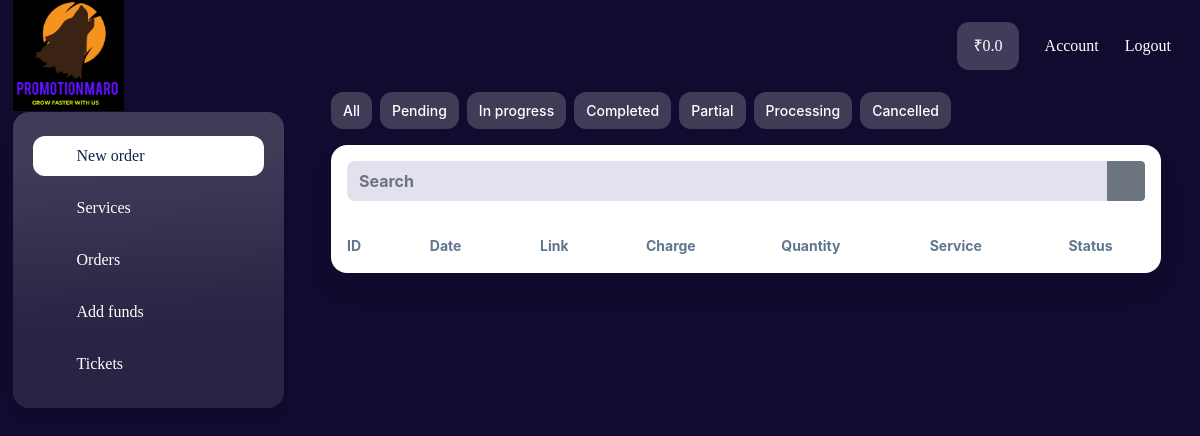
Page /orders (signed in) on the earlier database version.
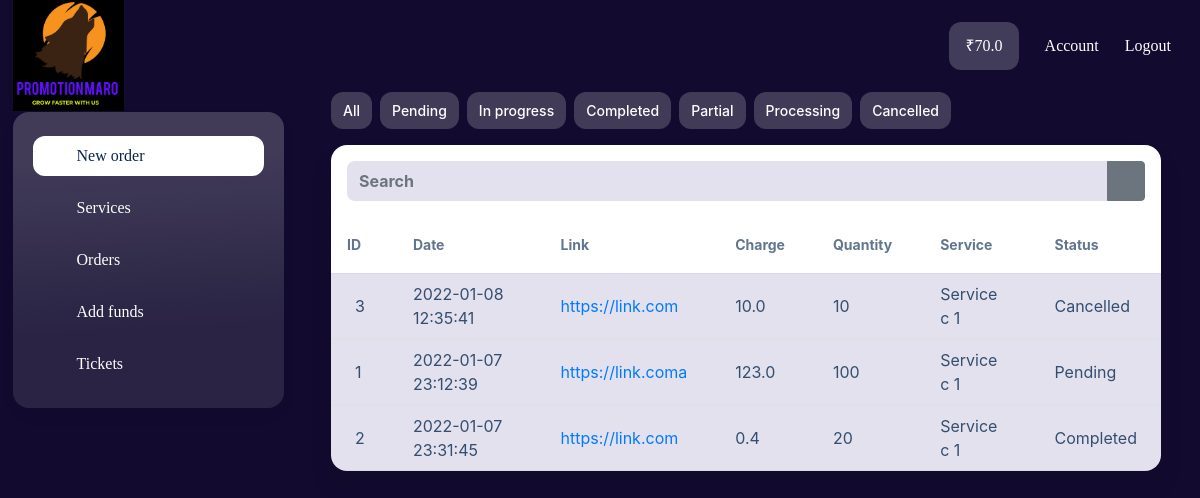
Same page on the later database version.
### authapp/models.py (models this page shows, shortened)
class User(AbstractUser):
    name = models.CharField(max_length=100, blank=True)
    phone = models.CharField(max_length=100, blank=True)
    USERNAME_FIELD = 'username'
    REQUIRED_FIELDS = ['name']

class AccountBalance(models.Model):
    user = OneToOneField(User, on_delete=models.CASCADE)
    money = models.FloatField(default=0.00)
    updated = models.DateTimeField(auto_now_add=True)

### orders/models.py (models this page shows, shortened)
class OrdersModel(models.Model):
    service = models.ForeignKey(ServicesModel, on_delete=models.Case)
    user = models.ForeignKey(User, on_delete=models.CASCADE)
    status = models.CharField(max_length=20,
                              choices=STATUS_CHOICE,
                              default="Pending")
    link = models.URLField(blank=True, null=True)
    quantity = models.IntegerField(blank=True, null=True)
    charge = models.FloatField(blank=True, null=True)
    last_updated = models.DateTimeField(auto_now=True)
    order_placed = models.DateTimeField(auto_now_add=True)
    class Meta:
        verbose_name = "Order"

### services/models.py (models this page shows, shortened)
class ServicesModel(models.Model):
    category = models.ForeignKey(CategoryModel, on_delete=models.CASCADE)
    name = models.CharField(max_length=400)
    min_order = models.IntegerField()
    max_order = models.IntegerField()
    rate = models.FloatField(help_text="Per 1000 ")
    average_time_hours = models.IntegerField(blank=True, null=True)
    average_time_minutes = models.IntegerField(blank=True, null=True)
    description = models.TextField(max_length=4000, blank=True, null=True)
    service_id = models.IntegerField(blank=True, null=True)
    active = models.BooleanField(default=False)
    class Meta:
        verbose_name="Service"

### orders/views.py (the view)
# urls.py: path('', include('orders.urls')),
@login_required
def orders(request, status=None):
    orders = OrdersModel.objects.filter(user=request.user)
    if status:
        orders = orders.filter(status=status)
    search = request.GET.get('search', None)
    if search:
        orders = orders.filter(link__contains=search)
    orders = orders.order_by('-last_updated')
    return render(request, "orders.html", {"orders": orders,"search":search or ""})

### dashboard/templatetags/get_account_pay.py (called while the page is built)
@register.simple_tag
def get_account_balance(user):
    return AccountBalance.objects.get(user=user).money

### orders/templates/orders.html (shortened to what the changed rows need)
{% extends 'base.html' %} {% block content %}
<div class="wrapper wrapper-sidebar-navbar">
    {% include 'components/dashboard_leftsidebar.html' %}
    <div class="wrapper-content">
        <div class="wrapper-content__body">
            <div id="block_2">
                <div class="orders-history">
                    <div class="container-fluid">
                        <div class="row px-lg-4">
                            <div class="col">
                                <div class="orders-history__margin-table">
                                    <div class="table-bg component_table">
                                        <div class="table-wr">
                                            <table class="table">
                                                <thead>
                                                    <tr>
                                                        <th>
                                                            <div
                                                                class="orders-history__margin-search"
                                                            >
                                                                <div
                                                                    class="component_form_group component_button_search"
                                                                >
                                                                    <div
                                                                        class=""
                                                                    >
                                                                    </div>
                                                                </div>
                                                            </div>
                                                        </th>
                                                    </tr>
                                                </thead>
                                            </table>
                                            <div
                                                class="table-responsive table-responsive__search"
                                            >
                                                <table class="table">
                                                    <thead>
                                                        <tr>
                                                            <th>ID</th>
                                                            <th>Date</th>
                                                            <th>Link</th>
                                                            <th>Charge</th>
                                                            <th>Quantity</th>
                                                            <th>Service</th>
                                                            <th>Status</th>
                                                        </tr>
                                                    </thead>
                                                    {% for order in orders %}
                                                    <tbody>
                                                        <tr>
                                                            <td data-label="ID">
                                                                {{order.id}}
                                                            </td>
                                                            <td
                                                                data-label="Date"
                                                            >
                                                                <span
                                                                    class="nowrap"
                                                                    >{{order.order_placed|date:"Y-m-d"}}</span
                                                                >
                                                                <span
                                                                    class="nowrap"
                                                                    >{{order.order_placed|date:"H:i:s"}}</span
                                                                >
                                                            </td>
                                                            <td
                                                                data-label="Link"
                                                                class="table-link component_service_link"
                                                            >
                                                                <a
                                                                    href="{{order.link}}"
                                                                    target="_blank"
                                                                    >{{order.link}}</a
                                                                >
                                                            </td>
                                                            <td
                                                                data-label="Charge"
                                                            >
                                                                {{order.charge}}
                                                            </td>
                                                            <td
                                                                data-label="Quantity"
                                                            >
                                                            {{order.quantity}}
                                                            </td>
                                                            <td
                                                                data-label="Service"
                                                                class="table-service"
                                                            >
                                                            {{order.service.name}}
                                                            </td>
                                                            <td
                                                                data-label="Status"
                                                            >
                                                            {{order.status}}
                                                            </td>
                                                        </tr>
                                                    </tbody>
                                                    {% endfor %}
                                                </table>
                                            </div>
                                        </div>
                                    </div>
                                </div>
                            </div>
                        </div>
                    </div>
                </div>
            </div>
        </div>
    </div>
</div>
{% endblock content %}

### dashboard/templates/components/dashboard_leftsidebar.html (shortened to what the changed rows need)
{% load static %}
{% load get_account_pay %}
<div id="block_34" class="component_private_navbar">
    <span class="component_private_navbar">
        <div class="component-navbar-private__wrapper">
            <div
                class="sidebar-block__top-static component-navbar component-navbar__navbar-private editor__component-wrapper"
            >
                <div>
                    <nav class="navbar navbar-expand-lg navbar-light">
                        <div
                            class="collapse navbar-collapse"
                            id="navbar-collapse-34"
                        >
                            <div class="d-flex component-navbar-collapse">
                                <ul class="navbar-nav navbar-nav-currencies">
                                    <li
                                        class="nav-item d-flex align-items-center component-navbar-nav-item component-navbar-private-nav-item component-navbar-balance-wrap__navbar-private"
                                    >
                                        <a
                                            class="component-navbar-balance-item__navbar-private"
                                            >₹{% get_account_balance user %} </a
                                        >
                                    </li>
                                </ul>
                            </div>
                        </div>
                    </nav>
                </div>
            </div>
        </div>
    </span>
</div>

Differences in the rows shown:
changed User: id.money "0.0" → "70.0"
added OrdersModel: id "3", order_placed "2022-01-08", order_placed "12:35:41", link "https://link.com", charge "10.0", quantity "10", service.name "Service c 1", status "Cancelled"
added OrdersModel: id "1", order_placed "2022-01-07", order_placed "23:12:39", link "https://link.coma", charge "123.0", quantity "100", service.name "Service c 1", status "Pending"
added OrdersModel: id "2", order_placed "2022-01-07", order_placed "23:31:45", link "https://link.com", charge "0.4", quantity "20", service.name "Service c 1", status "Completed"
